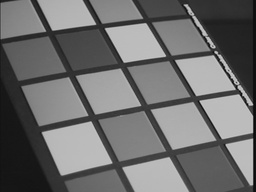
#> input picture data/img01.jpg, 256 x 192 px, shrunk from 640 x 480 before the run; its folder holds only this picture in this run
$ python visualize_ls.py
#> lines starting #> are read from the running program, lines starting #| are printed output that depends on the picture
#> in visualize_ls, image_rgb is the input picture: shape (192, 256, 3); min 6, max 207, mean 109.7
### utils.py
# DO NOT MODIFY! helper functions and constants
import cv2
import os
import glob
import numpy as np
import math
from matplotlib import pyplot as plt
import matplotlib
from scipy import signal
from types import SimpleNamespace
import time

#----------------------------------------------------------------------
def Gauss2D(kernel=(3,3),sigma=0.5):
    m,n = [(ss-1.)/2. for ss in kernel]
    y,x = np.ogrid[-m:m+1,-n:n+1]
    h = np.exp( -(x*x + y*y) / (2.*sigma*sigma) )
    h[ h < np.finfo(h.dtype).eps*h.max() ] = 0
    sumh = h.sum()
    if sumh != 0:
        h /= sumh
    return h

#----------------------------------------------------------------------
# [29 lines left out: functions visualize, test, not called in this run]

#----------------------------------------------------------------------
def get_parameters():
    ##----------------------------------
    datadir     = 'data'    # the directory containing the images
    resultsdir  = 'results'  # the directory for dumping results

    ##-----------parameters------------
    constants = SimpleNamespace()
    constants.sigma      = 1.5
    constants.rho_res    = 1
    constants.theta_res  = 1
    constants.thres      = 30
    constants.num_lines  = 50

    image_list = []
    for filename in glob.glob(datadir+'/*.jpg'):
        image_list.append(filename)

    image_list.sort()
    return image_list, constants

#----------------------------------------------------------------------
image_list, constants = get_parameters()


# [46 lines left out: function filter_image, not called in this run]

def filter_image_vec(image, h_filter):
    """Conduct convolutional filtering using vectorization on the input image

    Args:
      image: np.array, HxW, the input grayscale image.
      h_filter: np.array, KxK where K is the kernel size, the input image filter, created by the Gauss2D function.

    Returns:
      image_output: np.array, HxW, the filtered image
    """
    row, col = image.shape
#> row = 192; col = 256
    h_row, h_col = h_filter.shape

    assert(h_row % 2 == 1 and h_col % 2 == 1)
    image = image.astype(np.float64) # uint8 -> float64

    # Computes the row and col of padding needed
    row_padding = int(np.floor(h_row/2))
    col_padding = int(np.floor(h_col/2))

    # Pad the input image with zeros same as before!
    # image_pad = np.pad(?)
    # YOUR CODE HERE
    # raise NotImplementedError()
    image_pad = np.pad(image, (row_padding, col_padding))
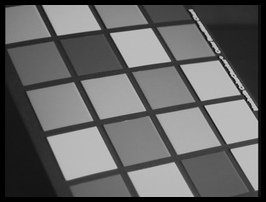
#> image_pad: shape (202, 266) float64; min 0, max 207, mean 100.4

    windows = []
    # Perform convolution on the padded image.
    for i in range(image.shape[0]):
        for j in range(image.shape[1]):
            # what is our convolution window in the image?
            # window = ?
            # YOUR CODE HERE
            window = image_pad[i:i+h_row, j:j+h_col]
            # raise NotImplementedError()
            windows.append(window.reshape(-1, 1))
#> after the loop, windows = 49152 items

    image_to_convolve = np.concatenate(windows, axis=1)  ## (h_row*h_col) x num_pixels

    # Perform matrix multiplication between the image_to_convolve and h_filter followed by reshape!
    # image_filter = ?
    # YOUR CODE HERE
    # raise NotImplementedError()
    image_filter = np.dot(h_filter.reshape(1,-1), image_to_convolve)
    image_output = image_filter.reshape((row, col))
    return image_output

### detect_edges.py
import nbimporter
import cv2, math, os
import numpy as np
import matplotlib.pyplot as plt

from utils import get_parameters, Gauss2D, filter_image_vec

image_list, constants = get_parameters()

#----------------------------------------------------------------------
# [75 lines left out: functions visualize, edge_detection, not called in this run]


def edge_detection_nms(image, sigma):
    """Detect edges in the image with nms preprocessing

    Args:
        image: np.array, HxW, the input grayscale image.
        sigma: float, std dev of the Gauss2D filter used as in creation of h_filter.

    Returns:
        image_m: np.array, HxW, contains the edge magnitudes
        image_o: np.array, HxW, edge orientations in degrees [0, 360]
        image_x: np.array, HxW, image gradient in x
        image_y: np.array, HxW, image gradient in y
    """
    h_size = 2*math.ceil(3*sigma) + 1
    gaussian_kernel = Gauss2D(kernel=(h_size, h_size), sigma=sigma)

    #--------------------------------------
    # smooth image using gaussian kernel, we overwrite variable image with the smoothed image!
    # image = ?
    # YOUR CODE HERE
    image = filter_image_vec(image, gaussian_kernel)
    # raise NotImplementedError()

    #--------------------------------------
    # define sobel_filter_x and sobel_filter_y, you can ignore the 1/8 normalization weight!
    # sobel_filter_x = ?
    # sobel_filter_y = ?
    # YOUR CODE HERE
    sobel_filter_y = np.array([[1,2,1],[0,0,0],[-1,-2,-1]])
    sobel_filter_x = sobel_filter_y.T
    # raise NotImplementedError()

    image_x = filter_image_vec(image, sobel_filter_x)
    image_y = filter_image_vec(image, sobel_filter_y)
#> in filter_image_vec (call 3), `image_output = image_filter.reshape((row, col))`:
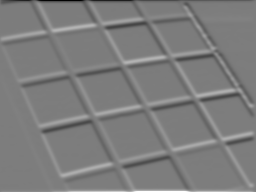
#> image_output: shape (192, 256) float64; min -599.9, max 622.6, mean 0; drawn with min black and max white

    # image_m = ?
    # image_o = ?
    # YOUR CODE HERE
    image_m = np.sqrt(image_x**2 + image_y**2)
    image_o = np.arctan2(image_y,image_x)*(180/np.pi) # [-180, 180)
    # raise NotImplementedError()

    # converting to [0,360] range
    for i in range(image_o.shape[0]):
        for j in range(image_o.shape[1]):
            if (image_o[i,j]>=-180.0 and image_o[i,j]<-90):
                image_o[i,j] = 360.0+image_o[i,j]
            if (image_o[i,j]>=-90.0 and image_o[i,j]<0):
                image_o[i,j] = 360.0+image_o[i,j]
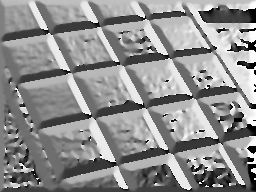
#> image_o: shape (192, 256) float64; min 0, max 360, mean 202.5; drawn with min black and max white

    # apply nms
    image_m = edge_nms(image_m, image_o)

    return image_m, image_o, image_x, image_y

#----------------------------------------------------------------------
def edge_nms(image_m, image_o):
    """Performs edge nms on image_m
    Args:
        image_m: np.array, HxW, edge magnitude image
        image_o: np.array, HxW, edge orientations image

    Returns:
        image_m_prime: np.array, suppressed image_m after NMS
    """
    mask = np.ones_like(image_m) ## per pixel boolean mask, 1 = keep, 0 = suppress

    # loop per pixel
    for i in range(1, image_m.shape[0]-1):
        for j in range(1, image_m.shape[1]-1):

            # round of the pixel gradient to one of the 4 cases in degrees. Reminder, image_o is [0, 360]
            # pixel_gradient = ?
            # YOUR CODE HERE
            t = image_o[i,j]
            if (t<22.5 and t>=0) or (t>=337.5 and t<360) or (t>=157.5 and t<202.5):
                pixel_gradient = 0.0
            elif (t>=22.5 and t<67.5) or (t>=202.5 and t<247.5):
                pixel_gradient = 45.0
            elif (t>=67.5 and t<112.5) or (t>=247.5 and t<292.5):
                pixel_gradient = 90.0
            else:
                pixel_gradient = 135.0
            # raise NotImplementedError()

            mask[i, j] = keep_pixel(image_m, i, j, pixel_gradient)
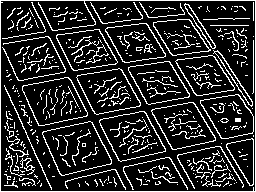
#> mask: shape (192, 256) float64; values 0 (black) and 1 (white), 17.4% white in thin lines or dots

    image_m_prime = mask*image_m
#| True
#> in visualize_ls, `image_m_thres = 1.0*(image_m > constants.thres)`: image_m_thres: shape (192, 256) float64; values 0 (black) and 1 (white), 9.5% white in thin lines or dots
#> (printed output is left out)

    return image_m_prime

#----------------------------------------------------------------------
def keep_pixel(image_m, i, j, gradient):
    """Performs edge nms on image_m
    Args:
        image_m: np.array, HxW, edge magnitude image
        i: integer, row index of pixel
        j: integer, col index of pixel
        gradient: integer, rounded gradient in degrees, one of the values in [0, 45, 90, 135].

    Returns:
        output: boolean integer (1 or 0). 1 to keep pixel, 0 to suppress pixel
    """

    # Compare the magnitude at image_m[i, j] with its neighbours
    # angle decides which neighbours to check

    # YOUR CODE HERE
    # raise NotImplementedError()
    ############# remember right hand rule while determining x and y axes
    ## when eliminating lower gradients, say a point is on an edge along 0deg, you need to check with pixel perpendicular to the direction
    ## of the edge (thickness of the edge has be reduced perpendicular to the edge direction)
    if gradient==0.0:
        if image_m[i,j+1]>image_m[i,j] or image_m[i,j-1]>image_m[i,j]:
            output = 0
        else:
            output = 1
    elif gradient==45.0:
        if image_m[i+1,j+1]>image_m[i,j] or image_m[i-1,j-1]>image_m[i,j]:
            output = 0
        else:
            output = 1
    elif gradient==90.0:
        if image_m[i+1,j]>image_m[i,j] or image_m[i-1,j]>image_m[i,j]:
            output = 0
        else:
            output = 1
    elif gradient==135.0:
        if image_m[i-1,j+1]>image_m[i,j] or image_m[i+1,j-1]>image_m[i,j]:
            output = 0
        else:
            output = 1


    return output

# [4 lines left out: function main, not called in this run]

# [2 lines that do not run on import are left out]

### detect_houghlines.py
import nbimporter
import cv2, math, os
import numpy as np
import matplotlib.pyplot as plt
from utils import get_parameters, Gauss2D, filter_image_vec
from detect_edges import edge_detection_nms

# [33 lines left out: function visualize_houghlines, not called in this run]

def hough_transform(image_m, thres, rho_res, theta_res):
    """Compute Hough Transform for the image

    Args:
        image_m: np.array, HxW, edge magnitude image.
        thres: float, scalar to threshold image_m
        rho_res: integer, resolution of rho
        theta_res: integer, resolution of theta in degrees

    Returns:
        H: np.array, (num of rhos x num of thetas), hough transform accumulator (rho x theta), NOT theta x rho!
        rho_arr: np.array, dim=num of rhos, quantized rhos
        theta_arr: np.array, dim=num of thetas, quantized thetas
    """
#> called with thres = 30, rho_res = 1, theta_res = 1

    image_m_thres = 1.0*(image_m > thres) # threshold the edge magnitude image
    height, width = image_m_thres.shape # image height and width
    diagonal_len = np.ceil(np.sqrt(height**2 + width**2)) # image diagonal = rho_max

    rho_max = diagonal_len
    # compute rho_arr, we go from [-rho_max to rho_max] in rho_res steps
    # rho_arr = ?
    # YOUR CODE HERE
    # print(rho_res)
    rho_arr = np.linspace(-rho_max, rho_max, num=math.floor(2*rho_max/rho_res)+1)
    # raise NotImplementedError()

    # compute theta_arr, we go from [0, pi] in theta_res steps, NOT [-pi/2, pi/2]!
    # Note theta_res is in degrees but theta_scale should be in radians [0, pi]
    # theta_arr = ?
    # YOUR CODE HERE
    theta_arr = np.linspace(0, 180, num=math.floor(180/theta_res)+1)
    theta_arr = theta_arr*(math.pi/180)
    # raise NotImplementedError()
    ## H is accumulator
    H = np.zeros((len(rho_arr), len(theta_arr)), dtype=np.int32)

    # find all edge (nonzero) pixel indexes
    y_idxs, x_idxs = image_m_thres.nonzero()
    # print(image_m_thres.shape)
    # exit()
    # Putting the edge points into bins in parameter space
    for x, y in zip(x_idxs, y_idxs):
        for theta_idx, theta in enumerate(theta_arr):
            # compute rho_idx, note, theta is in radians!
            # Hint: compute rho first from theta, round it to nearest rho_prime in rho_arr
            # and then find rho_prime's rho_idx (index of rho_prime in rho_arr, NOT index of rho!)
            # rho_idx = ?
            # YOUR CODE HERE
            ## basically plotting the sinusiodal curves for every edge pixel
            rho = x*math.cos(theta) + y*math.sin(theta)
            rho_idx = np.digitize(rho, rho_arr)-1
            ## checking which half of the bin rho is in and assigning index accordingly
            if rho>=rho_arr[rho_idx] and rho<rho_arr[rho_idx+1]:
                if abs(rho-rho_arr[rho_idx])<=abs(rho-rho_arr[rho_idx+1]):
                    rho_idx = rho_idx
                else:
                    rho_idx = rho_idx+1

            # raise NotImplementedError()


            H[rho_idx, theta_idx] += 1
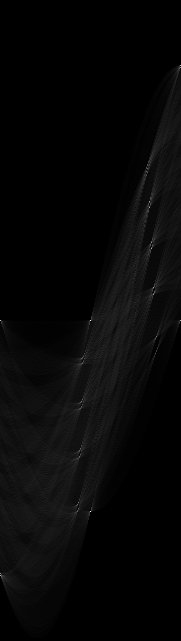
#> H: shape (641, 181) int32; min 0, max 256, mean 7.3; drawn with min black and max white

    return H, rho_arr, theta_arr


def peak_hough_lines(H, rho_arr, theta_arr, num_lines):
    """Returns the rhos and thetas corresponding to top local maximas in the accumulator H

    Args:
        H: np.array, (num of rhos x num of thetas), hough transform accumulator
        rho_arr: np.array, dim=num of rhos, quantized rhos
        theta_arr: np.array, dim=num of thetas, quantized thetas
        num_lines: integer, number of lines we wish to detect in the image

    Returns:
        peak_rho_arr: np.array, dim=num_lines, top num_lines rhos by votes in the H
        peak_theta_arr: np.array, dim=num_lines, top num_lines thetas by votes in the H
    """

    # compute peak_rho_arr and peak_theta_arr
    # sort H using np.argsort, pick the top num_lines lines
    # peak_rho_arr = ?
    # peak_theta_arr = ?

    # YOUR CODE HERE
    top_line_idxs = np.argsort(H.flatten())[-num_lines:]
    org_idxs = np.unravel_index(top_line_idxs, (len(rho_arr), len(theta_arr)))
    peak_rho_arr = np.array([rho_arr[i] for i in org_idxs[0]])
    peak_theta_arr = np.array([theta_arr[i] for i in org_idxs[1]])

    # raise NotImplementedError()

    assert(len(peak_rho_arr) == num_lines)
    assert(len(peak_theta_arr) == num_lines)
    return peak_rho_arr, peak_theta_arr


# [5 lines left out: function main, not called in this run]


# [2 lines that do not run on import are left out]


### visualize_ls.py
## DO NOT MODIFY!
## Import from previous notebook
import nbimporter
from utils import cv2, np, plt, math, SimpleNamespace
from utils import get_parameters, Gauss2D, filter_image_vec
from detect_edges import edge_detection_nms
from detect_houghlines import hough_transform, peak_hough_lines

image_list, constants = get_parameters()

#----------------------------------------------------------------------
# Different from visualize in p3, calls hough_accumulator_nms()
def visualize_ls(image_name, constants):
    image_rgb = cv2.cvtColor(cv2.imread(image_name), cv2.COLOR_BGR2RGB)
    print("-" * 50 + "\n" + "Original Image:")
    plt.imshow(image_rgb); plt.show() # Displaying the sample image

    image = cv2.cvtColor(image_rgb, cv2.COLOR_RGB2GRAY)
    image_m, image_o, image_x, image_y = edge_detection_nms(image, constants.sigma)
    print(np.any(image_m==0))

    print("-" * 50 + "\n" + "Edge Image:")
    plt.imshow(image_m, cmap="gray"); plt.show() # Displaying the sample image

    image_m_thres = 1.0*(image_m > constants.thres) # threshold the edge magnitude image
    print("-" * 50 + "\n" + "Thresholded Edge Image:")
    plt.imshow(image_m_thres, cmap="gray"); plt.show() # Displaying the sample image
    y_idxs, x_idxs = image_m_thres.nonzero()
    print(x_idxs, y_idxs)

    #--------------hough transform----------------
    H, rho_arr, theta_arr = hough_transform(image_m, constants.thres, constants.rho_res, constants.theta_res)
    H = hough_accumulator_nms(H) # nms on H
    peak_rho_arr, peak_theta_arr = peak_hough_lines(H, rho_arr, theta_arr, constants.num_lines)
    vis_image_rgb = np.copy(image_rgb)
    vis_line_len = 3
    # 0.1 for pot
    for (x0, y0) in zip(x_idxs, y_idxs):
        for (rho, theta) in zip(peak_rho_arr, peak_theta_arr):
            if (abs(rho - (x0*np.cos(theta)+y0*np.sin(theta)))<0.1):
                x1 = int(x0 - vis_line_len*np.sin(theta)); y1 = int(y0 + vis_line_len*np.cos(theta))
                x2 = int(x0 + vis_line_len*np.sin(theta)); y2 = int(y0 - vis_line_len*np.cos(theta));
                cv2.line(vis_image_rgb, (x1, y1), (x2, y2), (0, 255, 0), 2)

    plt.imshow(vis_image_rgb); plt.show() # Displaying the sample image

    return


def hough_accumulator_nms(H):
    """Compute Hough Transform for the image

    Args:
        image_m: np.array, HxW, edge magnitude image.

    Returns:
        image_m_prime: np.array, HxW, suppressed edge magnitude image.
    """
    H_prime = np.copy(H)
    H_pad = np.pad(H, 1)
    neighbor_offsets = [(dy, dx) for dy in range(-1, 2) for dx in range(-1, 2) if (dy != 0 or dx != 0)]
    # print(len(neighbor_offsets))
    ## directions are [-1,-1], [-1,1], [1,-1], [1,1]

    # compute supression mask per neighbour, 1 to suppress, 0 to keep
    # compare H and a part of H_pad, the part of H_pad can be obtained by moving H_pad using the neighbor_offsets
    # suppress_masks_per_neighbor = [? for (dy, dx) in neighbor_offsets]
    # YOUR CODE HERE
    # raise NotImplementedError()
    for i in range(H.shape[0]):
        for j in range(H.shape[1]):
            suppress_masks_per_neighbor = [1 if H_pad[i+1+dx, j+1+dy]>H[i,j] else 0 for (dy, dx) in neighbor_offsets]
            if np.amax(suppress_masks_per_neighbor)==1:
                H_prime[i,j] = 0
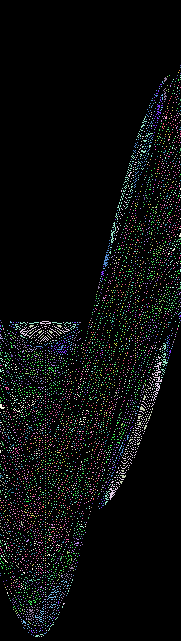
#> H_prime: shape (641, 181) int32; 99 distinct labels, from 0 to 256; one colour per label, 0 black


    # suppress_mask = np.logical_or.reduce(suppress_masks_per_neighbor) # 1 to suppress, 0 to keep
    # H_prime[suppress_mask] = 0

    return H_prime


# [74 lines left out: functions hough_egde_match, visualize_line_segments, not called in this run]


def main():
    image_idx = np.random.randint(0, len(image_list))
    # image_idx = 0
    visualize_ls(image_list[image_idx], constants)
#> after the loop in visualize_ls, `for (x0, y0) in zip(x_idxs, y_idxs):`:
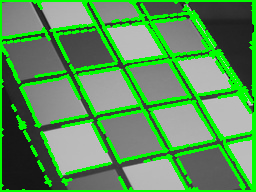
#> vis_image_rgb: shape (192, 256, 3); mean R, G, B 87.9, 147.5, 87.9

if __name__=="__main__":
    main()

$ run again, on data/img05.jpg
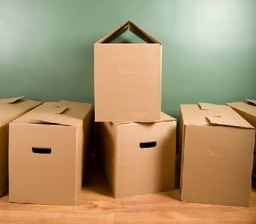
#> input picture data/img05.jpg, 256 x 224 px, shrunk from 400 x 350 before the run
#> after the loop in filter_image_vec, `for i in range(image.shape[0]):`: windows = 57344 items
#> image_pad: shape (226, 258) float64
#| True
#> image_m_thres: shape (224, 256) float64; values 0 (black) and 1 (white), 5.9% white in thin lines or dots
#> (printed output is left out)
#> after the loop in hough_accumulator_nms, `for i in range(H.shape[0]):`:
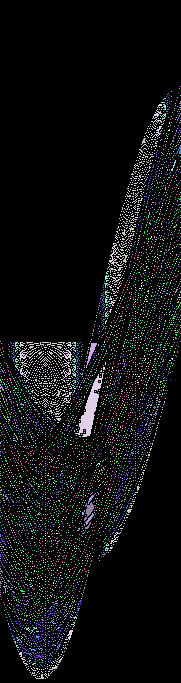
#> H_prime: shape (683, 181) int32; 76 distinct labels, from 0 to 256; one colour per label, 0 black
#> after the loop in visualize_ls, `for (x0, y0) in zip(x_idxs, y_idxs):`:
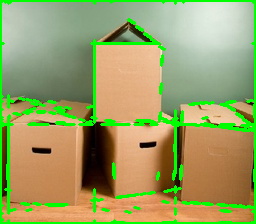
#> vis_image_rgb: shape (224, 256, 3); mean R, G, B 154, 160.6, 100.4

$ run again, on data/img07.jpg
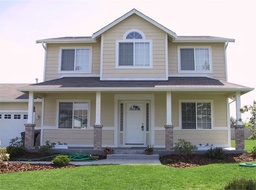
#> input picture data/img07.jpg, 256 x 190 px, shrunk from 640 x 476 before the run
#> after the loop in filter_image_vec, `for i in range(image.shape[0]):`: windows = 48640 items
#> image_pad: shape (192, 258) float64
#| True
#> image_m_thres: shape (190, 256) float64; values 0 (black) and 1 (white), 12.5% white in thin lines or dots
#> (printed output is left out)
#> after the loop in visualize_ls, `for (x0, y0) in zip(x_idxs, y_idxs):`:
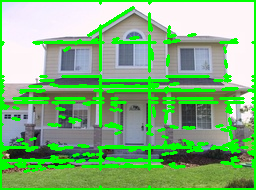
#> vis_image_rgb: shape (190, 256, 3); mean R, G, B 127.5, 180.4, 123.4
